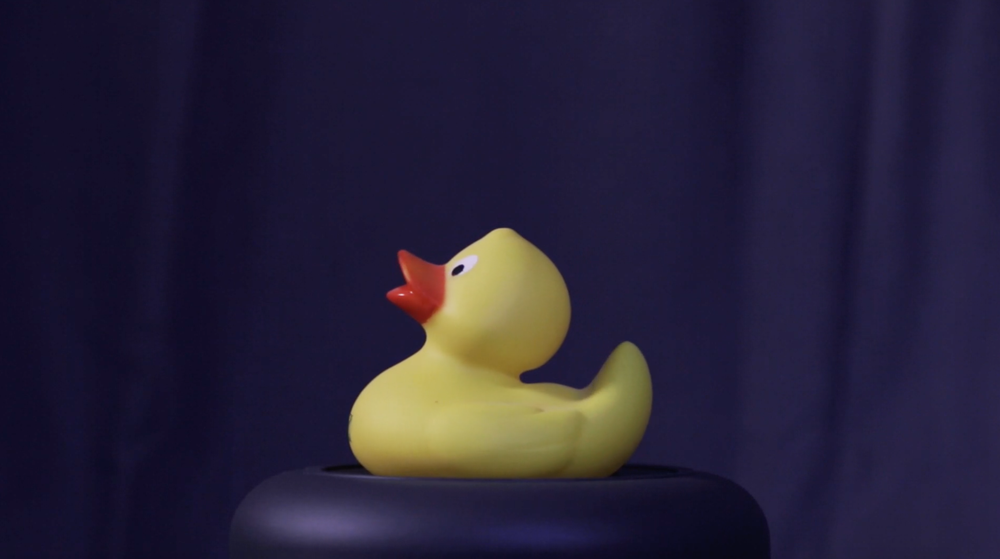
#> input picture assets/test.png, 1000 x 559 px, shrunk from 2734 x 1528 before the run
$ python test_image.py
#> lines starting #> are read from the running program, lines starting #| are printed output that depends on the picture
#!/usr/bin/env python3
# -*- coding: utf-8 -*-
"""
Created on Thu Mar 17 18:30:17 2022

@author: nastysushi
"""

# Python program to explain cv2.erode() method

# dilation of images.
import cv2
import numpy as np

# Reading the input image
img = cv2.imread('assets/test.png', 0)
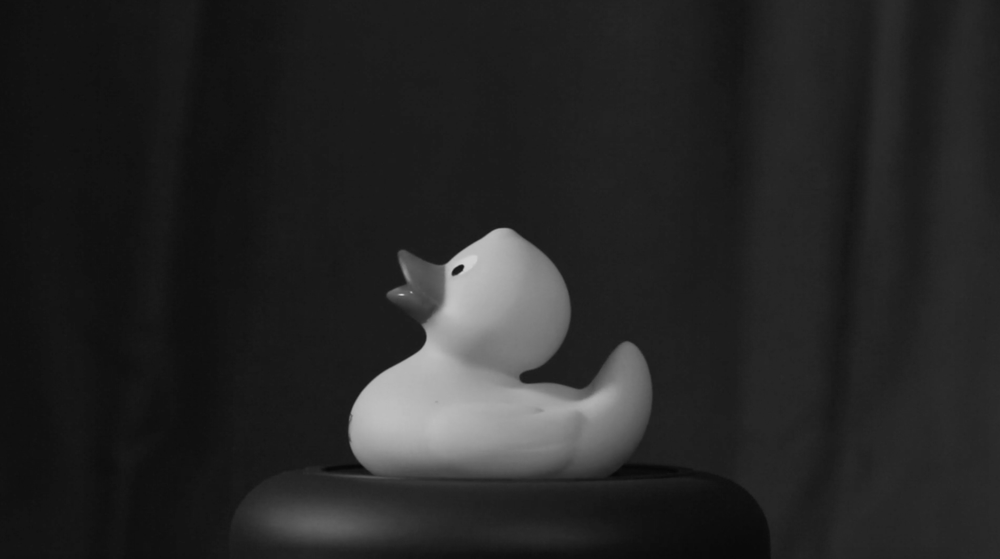
#> img: shape (559, 1000); min 6, max 210, mean 37.7

# Taking a matrix of size 5 as the kernel
kernel = np.ones((5,5), np.uint8)

# The first parameter is the original image,
# kernel is the matrix with which image is
# convolved and third parameter is the number
# of iterations, which will determine how much
# you want to erode/dilate a given image.
img_erosion = cv2.erode(img, kernel, iterations=1)
img_dilation = cv2.dilate(img, kernel, iterations=1)

#cv2.imshow('Input', img)
cv2.imshow('Erosion', img_erosion)
#cv2.imshow('Dilation', img_dilation)

cv2.waitKey(0)

$ run again, with assets/bek.png copied over assets/test.png
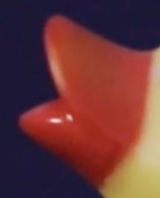
#> input picture assets/bek.png, 160 x 198 px
#> `img_erosion = cv2.erode(img, kernel, iterations=1)`:
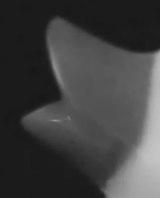
#> img_erosion: shape (198, 160); min 24, max 197, mean 64.6
#> `img_dilation = cv2.dilate(img, kernel, iterations=1)`:
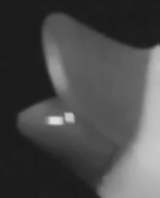
#> img_dilation: shape (198, 160); min 26, max 220, mean 73.6
